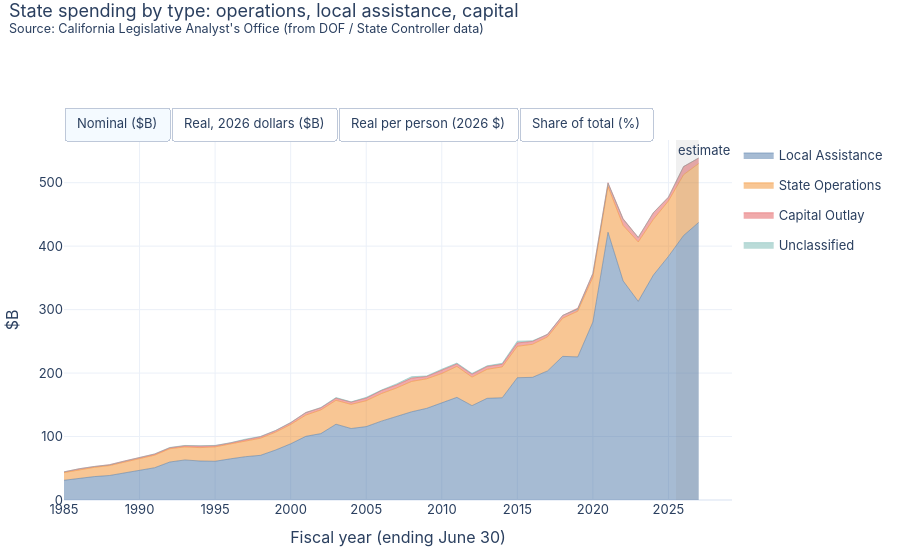

The notebook cell this image was saved under:
### Markdown cell above
# State Spending in More Detail
The state-spending page groups the budget into broad areas. This page opens those areas up: first by **type of spending**, then by **department** within each major area.

**How to read it**
- **Type of spending:** *State operations* is what state departments spend to run themselves (mostly pay and operating costs); *local assistance* is money the state sends on to local governments, schools and individuals (for example Medi-Cal payments to health providers and aid to school districts); *capital outlay* is buildings and construction.
- **Departments change names.** The Legislative Analyst's Office renames and reorganizes departments, many of them in FY2013-14. Successors of the same function are chained (for example Department of Health Services and then the Department of Health Care Services) in `ca_taxes.state.DEPARTMENT_CHAINS`. Splits and mergers, such as Mental Health moving into State Hospitals, are not chained, so some lines still begin or end in a year when a department was reorganized.
- All funds (general, special, federal and bond). Federal money passes through the state in several areas; see the federal page.
- Years after FY2025 are budget estimates (shaded).

### Code cell
import pandas as pd
import plotly.graph_objects as go
import plotly.io as pio
from ca_taxes.io import PROCESSED
from ca_taxes.deflate import add_views, base_fy, LAST_ACTUAL_FY
from ca_taxes.style import stacked_area_toggle, line_toggle, base_layout, PALETTE, SOURCE_NOTE
pio.renderers.default = "plotly_mimetype"
from ca_taxes.state import harmonize_department
e = pd.read_csv(PROCESSED / "state_expenditures.csv")
e["department"] = e.department.map(harmonize_department)
d = add_views(e.groupby(["fy", "exp_type"], as_index=False).amount_k.sum())
stacked_area_toggle(d, "exp_type", "State spending by type: operations, local assistance, capital", SOURCE_NOTE,
                    order=["Local Assistance", "State Operations", "Capital Outlay", "Unclassified"]).show()

### Figure 1 — Plotly figure (JSON) as saved in the notebook; plotly's stock layout.template omitted (floating-point values rounded to 4 significant figures)
{"data": [{"hovertemplate": "%{y:,.1f}", "legendgroup": "Local Assistance", "line": {"color": "#4e79a7", "width": 0.5}, "mode": "lines", "name": "Local Assistance", "showlegend": true, "stackgroup": "one", "type": "scatter", "visible": true, "x": [1985, 1986, 1987, 1988, 1989, 1990, 1991, 1992, 1993, 1994, 1995, 1996, 1997, 1998, 1999, 2000, 2001, 2002, 2003, 2004, 2005, 2006, 2007, 2008, 2009, 2010, 2011, 2012, 2013, 2014, 2015, 2016, 2017, 2018, 2019, 2020, 2021, 2022, 2023, 2024, 2025, 2026, 2027], "y": [31.08, 34.05, 36.87, 38.56, 42.69, 46.13, 50.85, 59.83, 63.11, 61.45, 61.01, 64.81, 68.22, 70.37, 78.72, 88.54, 100.3, 104.6, 119.4, 112.6, 115.6, 124.2, 132.0, 139.0, 144.4, 152.6, 161.7, 148.7, 160.2, 161.1, 192.7, 193.3, 203.4, 226.3, 225.5, 280.4, 421.9, 345.3, 313.1, 354.4, 383.9, 416.7, 437.3]}, {"hovertemplate": "%{y:,.1f}", "legendgroup": "State Operations", "line": {"color": "#f28e2b", "width": 0.5}, "mode": "lines", "name": "State Operations", "showlegend": true, "stackgroup": "one", "type": "scatter", "visible": true, "x": [1985, 1986, 1987, 1988, 1989, 1990, 1991, 1992, 1993, 1994, 1995, 1996, 1997, 1998, 1999, 2000, 2001, 2002, 2003, 2004, 2005, 2006, 2007, 2008, 2009, 2010, 2011, 2012, 2013, 2014, 2015, 2016, 2017, 2018, 2019, 2020, 2021, 2022, 2023, 2024, 2025, 2026, 2027], "y": [12.08, 13.57, 14.56, 15.58, 16.93, 18.49, 19.8, 20.92, 20.48, 21.08, 22.67, 23.49, 24.77, 26.97, 28.13, 30.45, 33.49, 37.3, 37.66, 38.02, 40.8, 43.43, 44.42, 47.84, 46.55, 46.65, 48.77, 45.0, 45.74, 48.65, 49.46, 52.07, 53.68, 60.07, 72.04, 70.8, 72.11, 87.31, 93.54, 87.71, 87.3, 95.79, 92.83]}, {"hovertemplate": "%{y:,.1f}", "legendgroup": "Capital Outlay", "line": {"color": "#e15759", "width": 0.5}, "mode": "lines", "name": "Capital Outlay", "showlegend": true, "stackgroup": "one", "type": "scatter", "visible": true, "x": [1985, 1986, 1987, 1988, 1989, 1990, 1991, 1992, 1993, 1994, 1995, 1996, 1997, 1998, 1999, 2000, 2001, 2002, 2003, 2004, 2005, 2006, 2007, 2008, 2009, 2010, 2011, 2012, 2013, 2014, 2015, 2016, 2017, 2018, 2019, 2020, 2021, 2022, 2023, 2024, 2025, 2026, 2027], "y": [1.159, 1.618, 1.377, 1.503, 1.904, 1.877, 1.733, 1.628, 1.955, 2.515, 1.961, 1.631, 2.472, 2.457, 2.445, 2.815, 4.136, 3.423, 3.344, 3.68, 4.014, 4.839, 4.721, 5.21, 3.676, 5.388, 3.935, 4.623, 4.514, 4.145, 5.304, 4.567, 4.066, 4.506, 4.718, 5.897, 6.015, 10.6, 7.187, 10.65, 6.049, 12.86, 8.74]}, {"hovertemplate": "%{y:,.1f}", "legendgroup": "Unclassified", "line": {"color": "#76b7b2", "width": 0.5}, "mode": "lines", "name": "Unclassified", "showlegend": true, "stackgroup": "one", "type": "scatter", "visible": true, "x": [1985, 1986, 1987, 1988, 1989, 1990, 1991, 1992, 1993, 1994, 1995, 1996, 1997, 1998, 1999, 2000, 2001, 2002, 2003, 2004, 2005, 2006, 2007, 2008, 2009, 2010, 2011, 2012, 2013, 2014, 2015, 2016, 2017, 2018, 2019, 2020, 2021, 2022, 2023, 2024, 2025, 2026, 2027], "y": [0.01175, 0.01235, 0.01702, -0.2361, -0.2634, 0.3454, 0.2698, 0.3975, 0.4168, 0.4715, 0.4049, 0.2495, 0.4362, 0.3687, 0.3348, 0.3554, -0.2875, 0.5063, 1.086, 0.2995, 1.29, 0.6728, 1.735, 2.27, 0.8324, 1.416, 1.315, 1.112, 0.9763, 1.522, 2.889, 0.9839, -0.1848, 0.005, -1.791, 0.0, -1.101, -0.9957, 0.0, 0.000464, 0.0, 0.0, 0.0]}, {"hovertemplate": "%{y:,.1f}", "legendgroup": "Local Assistance", "line": {"color": "#4e79a7", "width": 0.5}, "mode": "lines", "name": "Local Assistance", "showlegend": false, "stackgroup": "one", "type": "scatter", "visible": false, "x": [1985, 1986, 1987, 1988, 1989, 1990, 1991, 1992, 1993, 1994, 1995, 1996, 1997, 1998, 1999, 2000, 2001, 2002, 2003, 2004, 2005, 2006, 2007, 2008, 2009, 2010, 2011, 2012, 2013, 2014, 2015, 2016, 2017, 2018, 2019, 2020, 2021, 2022, 2023, 2024, 2025, 2026, 2027], "y": [96.24, 102.5, 108.6, 109.0, 115.5, 119.1, 124.4, 141.9, 145.1, 137.7, 132.9, 137.4, 140.7, 142.5, 156.7, 171.4, 187.7, 192.4, 214.9, 198.3, 197.6, 204.6, 211.9, 215.1, 220.4, 230.7, 239.7, 214.1, 226.8, 224.6, 266.8, 265.8, 274.6, 298.9, 291.7, 357.1, 525.2, 401.2, 342.3, 375.1, 395.8, 416.7, 437.3]}, {"hovertemplate": "%{y:,.1f}", "legendgroup": "State Operations", "line": {"color": "#f28e2b", "width": 0.5}, "mode": "lines", "name": "State Operations", "showlegend": false, "stackgroup": "one", "type": "scatter", "visible": false, "x": [1985, 1986, 1987, 1988, 1989, 1990, 1991, 1992, 1993, 1994, 1995, 1996, 1997, 1998, 1999, 2000, 2001, 2002, 2003, 2004, 2005, 2006, 2007, 2008, 2009, 2010, 2011, 2012, 2013, 2014, 2015, 2016, 2017, 2018, 2019, 2020, 2021, 2022, 2023, 2024, 2025, 2026, 2027], "y": [37.42, 40.85, 42.88, 44.06, 45.78, 47.72, 48.45, 49.6, 47.09, 47.23, 49.38, 49.81, 51.07, 54.63, 56.01, 58.94, 62.68, 68.59, 67.77, 66.94, 69.74, 71.53, 71.3, 74.04, 71.05, 70.52, 72.29, 64.79, 64.77, 67.84, 68.47, 71.61, 72.48, 79.31, 93.19, 90.17, 89.79, 101.4, 102.3, 92.84, 90.02, 95.79, 92.83]}, {"hovertemplate": "%{y:,.1f}", "legendgroup": "Capital Outlay", "line": {"color": "#e15759", "width": 0.5}, "mode": "lines", "name": "Capital Outlay", "showlegend": false, "stackgroup": "one", "type": "scatter", "visible": false, "x": [1985, 1986, 1987, 1988, 1989, 1990, 1991, 1992, 1993, 1994, 1995, 1996, 1997, 1998, 1999, 2000, 2001, 2002, 2003, 2004, 2005, 2006, 2007, 2008, 2009, 2010, 2011, 2012, 2013, 2014, 2015, 2016, 2017, 2018, 2019, 2020, 2021, 2022, 2023, 2024, 2025, 2026, 2027], "y": [3.589, 4.87, 4.055, 4.251, 5.149, 4.844, 4.24, 3.859, 4.496, 5.635, 4.271, 3.459, 5.097, 4.978, 4.869, 5.447, 7.741, 6.295, 6.016, 6.479, 6.86, 7.97, 7.578, 8.064, 5.611, 8.144, 5.833, 6.656, 6.392, 5.779, 7.343, 6.281, 5.489, 5.95, 6.104, 7.51, 7.489, 12.32, 7.858, 11.27, 6.238, 12.86, 8.74]}, {"hovertemplate": "%{y:,.1f}", "legendgroup": "Unclassified", "line": {"color": "#76b7b2", "width": 0.5}, "mode": "lines", "name": "Unclassified", "showlegend": false, "stackgroup": "one", "type": "scatter", "visible": false, "x": [1985, 1986, 1987, 1988, 1989, 1990, 1991, 1992, 1993, 1994, 1995, 1996, 1997, 1998, 1999, 2000, 2001, 2002, 2003, 2004, 2005, 2006, 2007, 2008, 2009, 2010, 2011, 2012, 2013, 2014, 2015, 2016, 2017, 2018, 2019, 2020, 2021, 2022, 2023, 2024, 2025, 2026, 2027], "y": [0.03638, 0.03715, 0.05011, -0.6679, -0.7124, 0.8914, 0.6602, 0.9426, 0.9584, 1.056, 0.882, 0.529, 0.8995, 0.7468, 0.6667, 0.6878, -0.5381, 0.931, 1.955, 0.5273, 2.204, 1.108, 2.786, 3.514, 1.271, 2.141, 1.949, 1.601, 1.382, 2.123, 4.0, 1.353, -0.2495, 0.006602, -2.316, 0.0, -1.371, -1.157, 0.0, 0.0004911, 0.0, 0.0, 0.0]}, {"hovertemplate": "%{y:,.0f}", "legendgroup": "Local Assistance", "line": {"color": "#4e79a7", "width": 0.5}, "mode": "lines", "name": "Local Assistance", "showlegend": false, "stackgroup": "one", "type": "scatter", "visible": false, "x": [1985, 1986, 1987, 1988, 1989, 1990, 1991, 1992, 1993, 1994, 1995, 1996, 1997, 1998, 1999, 2000, 2001, 2002, 2003, 2004, 2005, 2006, 2007, 2008, 2009, 2010, 2011, 2012, 2013, 2014, 2015, 2016, 2017, 2018, 2019, 2020, 2021, 2022, 2023, 2024, 2025, 2026, 2027], "y": [3682.0, 3828.0, 3957.0, 3878.0, 4003.0, 4025.0, 4122.0, 4629.0, 4679.0, 4408.0, 4232.0, 4344.0, 4396.0, 4393.0, 4762.0, 5105.0, 5484.0, 5548.0, 6128.0, 5599.0, 5535.0, 5695.0, 5865.0, 5904.0, 5993.0, 6212.0, 6396.0, 5665.0, 5954.0, 5846.0, 6885.0, 6811.0, 6998.0, 7588.0, 7397.0, 9044.0, 13350.0, 10250.0, 8742.0, 9550.0, 10060.0, 10590.0, 11110.0]}, {"hovertemplate": "%{y:,.0f}", "legendgroup": "State Operations", "line": {"color": "#f28e2b", "width": 0.5}, "mode": "lines", "name": "State Operations", "showlegend": false, "stackgroup": "one", "type": "scatter", "visible": false, "x": [1985, 1986, 1987, 1988, 1989, 1990, 1991, 1992, 1993, 1994, 1995, 1996, 1997, 1998, 1999, 2000, 2001, 2002, 2003, 2004, 2005, 2006, 2007, 2008, 2009, 2010, 2011, 2012, 2013, 2014, 2015, 2016, 2017, 2018, 2019, 2020, 2021, 2022, 2023, 2024, 2025, 2026, 2027], "y": [1431.0, 1526.0, 1563.0, 1567.0, 1587.0, 1613.0, 1605.0, 1619.0, 1518.0, 1512.0, 1572.0, 1574.0, 1596.0, 1684.0, 1702.0, 1756.0, 1831.0, 1978.0, 1933.0, 1890.0, 1953.0, 1991.0, 1973.0, 2033.0, 1932.0, 1899.0, 1929.0, 1714.0, 1700.0, 1766.0, 1767.0, 1835.0, 1847.0, 2014.0, 2363.0, 2284.0, 2282.0, 2591.0, 2612.0, 2364.0, 2287.0, 2434.0, 2359.0]}, {"hovertemplate": "%{y:,.0f}", "legendgroup": "Capital Outlay", "line": {"color": "#e15759", "width": 0.5}, "mode": "lines", "name": "Capital Outlay", "showlegend": false, "stackgroup": "one", "type": "scatter", "visible": false, "x": [1985, 1986, 1987, 1988, 1989, 1990, 1991, 1992, 1993, 1994, 1995, 1996, 1997, 1998, 1999, 2000, 2001, 2002, 2003, 2004, 2005, 2006, 2007, 2008, 2009, 2010, 2011, 2012, 2013, 2014, 2015, 2016, 2017, 2018, 2019, 2020, 2021, 2022, 2023, 2024, 2025, 2026, 2027], "y": [137.3, 181.9, 147.8, 151.2, 178.5, 163.7, 140.5, 125.9, 145.0, 180.4, 136.0, 109.3, 159.3, 153.4, 147.9, 162.3, 226.1, 181.5, 171.6, 183.0, 192.1, 221.8, 209.7, 221.4, 152.6, 219.3, 155.6, 176.1, 167.8, 150.4, 189.5, 160.9, 139.9, 151.1, 154.8, 190.2, 190.4, 314.8, 200.7, 286.9, 158.5, 326.7, 222.1]}, {"hovertemplate": "%{y:,.0f}", "legendgroup": "Unclassified", "line": {"color": "#76b7b2", "width": 0.5}, "mode": "lines", "name": "Unclassified", "showlegend": false, "stackgroup": "one", "type": "scatter", "visible": false, "x": [1985, 1986, 1987, 1988, 1989, 1990, 1991, 1992, 1993, 1994, 1995, 1996, 1997, 1998, 1999, 2000, 2001, 2002, 2003, 2004, 2005, 2006, 2007, 2008, 2009, 2010, 2011, 2012, 2013, 2014, 2015, 2016, 2017, 2018, 2019, 2020, 2021, 2022, 2023, 2024, 2025, 2026, 2027], "y": [1.392, 1.388, 1.826, -23.75, -24.7, 30.13, 21.87, 30.76, 30.9, 33.82, 28.08, 16.72, 28.11, 23.01, 20.26, 20.49, -15.72, 26.85, 55.75, 14.89, 61.74, 30.84, 77.09, 96.46, 34.54, 57.64, 51.99, 42.37, 36.28, 55.25, 103.2, 34.67, -6.358, 0.1676, -58.74, 0.0, -34.86, -29.55, 0.0, 0.0125, 0.0, 0.0, 0.0]}, {"hovertemplate": "%{y:.1f}", "legendgroup": "Local Assistance", "line": {"color": "#4e79a7", "width": 0.5}, "mode": "lines", "name": "Local Assistance", "showlegend": false, "stackgroup": "one", "type": "scatter", "visible": false, "x": [1985, 1986, 1987, 1988, 1989, 1990, 1991, 1992, 1993, 1994, 1995, 1996, 1997, 1998, 1999, 2000, 2001, 2002, 2003, 2004, 2005, 2006, 2007, 2008, 2009, 2010, 2011, 2012, 2013, 2014, 2015, 2016, 2017, 2018, 2019, 2020, 2021, 2022, 2023, 2024, 2025, 2026, 2027], "y": [70.1, 69.13, 69.8, 69.59, 69.69, 69.01, 69.99, 72.28, 73.42, 71.86, 70.91, 71.87, 71.14, 70.25, 71.8, 72.48, 72.88, 71.73, 73.94, 72.84, 71.49, 71.74, 72.19, 71.53, 73.88, 74.06, 74.96, 74.56, 75.77, 74.78, 76.97, 77.03, 77.94, 77.8, 75.05, 78.52, 84.56, 78.09, 75.66, 78.27, 80.44, 79.32, 81.15]}, {"hovertemplate": "%{y:.1f}", "legendgroup": "State Operations", "line": {"color": "#f28e2b", "width": 0.5}, "mode": "lines", "name": "State Operations", "showlegend": false, "stackgroup": "one", "type": "scatter", "visible": false, "x": [1985, 1986, 1987, 1988, 1989, 1990, 1991, 1992, 1993, 1994, 1995, 1996, 1997, 1998, 1999, 2000, 2001, 2002, 2003, 2004, 2005, 2006, 2007, 2008, 2009, 2010, 2011, 2012, 2013, 2014, 2015, 2016, 2017, 2018, 2019, 2020, 2021, 2022, 2023, 2024, 2025, 2026, 2027], "y": [27.26, 27.56, 27.56, 28.12, 27.63, 27.66, 27.26, 25.27, 23.82, 24.65, 26.35, 26.05, 25.83, 26.93, 25.66, 24.93, 24.33, 25.57, 23.32, 24.59, 25.23, 25.08, 24.28, 24.62, 23.81, 22.64, 22.61, 22.56, 21.63, 22.59, 19.76, 20.75, 20.57, 20.65, 23.98, 19.83, 14.46, 19.74, 22.61, 19.37, 18.29, 18.23, 17.23]}, {"hovertemplate": "%{y:.1f}", "legendgroup": "Capital Outlay", "line": {"color": "#e15759", "width": 0.5}, "mode": "lines", "name": "Capital Outlay", "showlegend": false, "stackgroup": "one", "type": "scatter", "visible": false, "x": [1985, 1986, 1987, 1988, 1989, 1990, 1991, 1992, 1993, 1994, 1995, 1996, 1997, 1998, 1999, 2000, 2001, 2002, 2003, 2004, 2005, 2006, 2007, 2008, 2009, 2010, 2011, 2012, 2013, 2014, 2015, 2016, 2017, 2018, 2019, 2020, 2021, 2022, 2023, 2024, 2025, 2026, 2027], "y": [2.614, 3.285, 2.606, 2.713, 3.108, 2.808, 2.385, 1.966, 2.275, 2.941, 2.279, 1.809, 2.578, 2.453, 2.23, 2.304, 3.005, 2.347, 2.07, 2.38, 2.482, 2.794, 2.581, 2.682, 1.881, 2.614, 1.824, 2.318, 2.135, 1.924, 2.119, 1.82, 1.558, 1.549, 1.57, 1.652, 1.206, 2.398, 1.737, 2.352, 1.268, 2.447, 1.622]}, {"hovertemplate": "%{y:.1f}", "legendgroup": "Unclassified", "line": {"color": "#76b7b2", "width": 0.5}, "mode": "lines", "name": "Unclassified", "showlegend": false, "stackgroup": "one", "type": "scatter", "visible": false, "x": [1985, 1986, 1987, 1988, 1989, 1990, 1991, 1992, 1993, 1994, 1995, 1996, 1997, 1998, 1999, 2000, 2001, 2002, 2003, 2004, 2005, 2006, 2007, 2008, 2009, 2010, 2011, 2012, 2013, 2014, 2015, 2016, 2017, 2018, 2019, 2020, 2021, 2022, 2023, 2024, 2025, 2026, 2027], "y": [0.0265, 0.02506, 0.03221, -0.4262, -0.43, 0.5167, 0.3714, 0.4802, 0.4849, 0.5514, 0.4706, 0.2766, 0.4549, 0.3681, 0.3054, 0.2909, -0.2089, 0.3471, 0.6727, 0.1937, 0.7975, 0.3885, 0.9488, 1.169, 0.4258, 0.6872, 0.6094, 0.5576, 0.4617, 0.7068, 1.154, 0.3922, -0.07081, 0.001719, -0.596, 0.0, -0.2208, -0.2251, 0.0, 0.0001025, 0.0, 0.0, 0.0]}], "layout": {"annotations": [{"showarrow": false, "text": "estimate", "x": 2026.0, "xanchor": "left", "xref": "x", "y": 1, "yanchor": "top", "yref": "y domain"}], "font": {"family": "-apple-system, Segoe UI, sans-serif", "size": 13}, "height": 560, "hovermode": "x unified", "legend": {"orientation": "v", "x": 1.01}, "margin": {"b": 60, "l": 60, "r": 20, "t": 140}, "shapes": [{"fillcolor": "grey", "line": {"width": 0}, "opacity": 0.12, "type": "rect", "x0": 2026.0, "x1": 2027.0, "xref": "x", "y0": 0, "y1": 1, "yref": "y domain"}], "title": {"text": "State spending by type: operations, local assistance, capital<br><sup>Source: California Legislative Analyst's Office (from DOF / State Controller data)</sup>", "x": 0.01, "y": 0.97, "yanchor": "top"}, "updatemenus": [{"buttons": [{"args": [{"showlegend": [true, true, true, true, false, false, false, false, false, false, false, false, false, false, false, false], "visible": [true, true, true, true, false, false, false, false, false, false, false, false, false, false, false, false]}, {"yaxis.title.text": "$B"}], "label": "Nominal ($B)", "method": "update"}, {"args": [{"showlegend": [false, false, false, false, true, true, true, true, false, false, false, false, false, false, false, false], "visible": [false, false, false, false, true, true, true, true, false, false, false, false, false, false, false, false]}, {"yaxis.title.text": "$B"}], "label": "Real, 2026 dollars ($B)", "method": "update"}, {"args": [{"showlegend": [false, false, false, false, false, false, false, false, true, true, true, true, false, false, false, false], "visible": [false, false, false, false, false, false, false, false, true, true, true, true, false, false, false, false]}, {"yaxis.title.text": "$ per person"}], "label": "Real per person (2026 $)", "method": "update"}, {"args": [{"showlegend": [false, false, false, false, false, false, false, false, false, false, false, false, true, true, true, true], "visible": [false, false, false, false, false, false, false, false, false, false, false, false, true, true, true, true]}, {"yaxis.title.text": "%"}], "label": "Share of total (%)", "method": "update"}], "direction": "right", "showactive": true, "type": "buttons", "x": 0, "xanchor": "left", "y": 1.0, "yanchor": "bottom"}], "xaxis": {"title": {"text": "Fiscal year (ending June 30)"}}, "yaxis": {"title": {"text": "$B"}}}}
